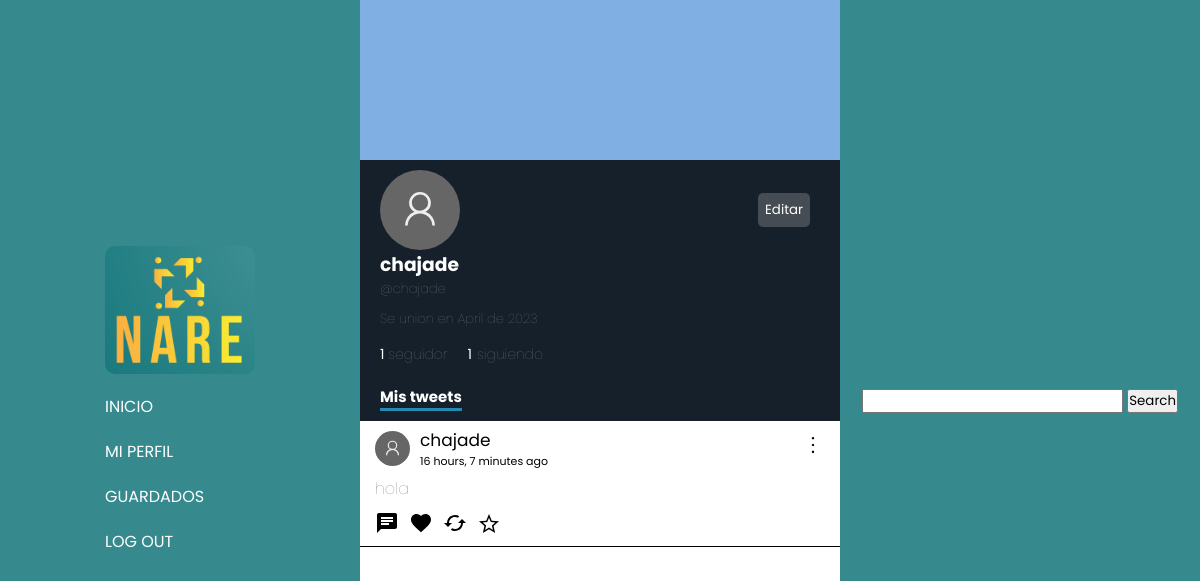
The app's page /profiles/chajade (signed in) with its own data.
### profiles/models.py (models this page shows, shortened)
class Profiles(models.Model):
    user = models.ForeignKey(User, null=True, on_delete=models.CASCADE )
    username = models.CharField(max_length=30, null=True, default="")
    keeps = models.ManyToManyField(Tweet, related_name='kept_by_profiles', blank=True)
    biography = models.TextField(max_length=250,  null=True, default="", blank=True)
    profileImage = models.ImageField(null=True, blank=True, upload_to='profileImages')
    followers = models.IntegerField(default=0)
    followers_users = models.ManyToManyField('self', symmetrical=False, related_name="followage", blank=True)
    followed_users = models.ManyToManyField('self', symmetrical=False, related_name='following', blank=True)
    birthday = models.DateField(null=True, default=timezone.now)
    created_at = models.DateTimeField(auto_now_add=True)

### tweets/models.py (models this page shows)
class Tweet(models.Model):
    user = models.ForeignKey(User, null=True, on_delete=models.CASCADE)
    content = models.TextField(max_length=180)
    created_at = models.DateTimeField(auto_now_add=True)
    likes = models.IntegerField(default=0)
    likes_users = models.ManyToManyField(User, related_name="likes_tweets")
    retweets = models.IntegerField(default=0)
    parent_tweet = models.IntegerField(null=True)

### profiles/views.py (the view)
# urls.py: path('profiles/<str:account>', views.myProfile, name="myProfile"),
def myProfile(request, account):
    cant_followers = 0
    cant_following = 0
    current_profile = ""
    current_profile = Profiles.objects.get(user__username = request.user.username)
    if request.user.is_authenticated and request.user.username == account:
        current_profile = Profiles.objects.get(user__username = request.user.username)
    user = Profiles.objects.get(username=account)
    followers = user.followers_users.all()
    following = user.followed_users.all()
    cant_following = user.followed_users.all().count()
    cant_followers = int(user.followers)
    tweets = Tweet.objects.filter(user__username=account).all()
    print(cant_followers)
    print(cant_following)
    cant_following = user.followed_users.all().count()
    return render(request, 'myProfile.html', {
        'usuario': user,
        'current_user': current_profile,
        'is_self': request.user.is_authenticated and request.user.username == account,
        'followers': followers,
        'cant_followers': cant_followers,
        'tweets': tweets,
        'cant_following': cant_following,
        'following': following
    })

### profiles/templates/myProfile.html (shortened to what this page needs)
{% extends 'base.html' %}
{% load static %}
    {% block content %}
    <link rel="stylesheet" href="{% static 'myProfile.css' %}">
    <link rel="stylesheet" href="{% static 'globalFeed.css' %}">
        <div class="profile">
            <div class="profile-banner">
            </div>
            <div class="profile-info">
                <div class="top">
                    {% if is_self %}
                        <button class="editButton">Editar</button>
                    {% endif %}
                </div>
                <div class="followName">
                    <h3 class="username">{{usuario.user.username}}</h3>
                </div>
                <h4 class="atName">@{{usuario.username}}</h4>
                <h4 class="createdAt">Se union en {{ usuario.created_at|date:"F" }} de {{ usuario.created_at|date:"Y" }}</h4>
                <div class="followers-info">
                    {% if cant_followers == 1 %}
                        <a href="#" class="cant_followers">{{cant_followers}} <span>seguidor</span></a>
                    {% else %}
                        <a href="#" class="cant_followers">{{cant_followers}} <span>seguidores</span></a>
                    {% endif %}
                    <a href="#" class="following">{{cant_following}}<span  class="cant_following">siguiendo</span></a>
                </div>
                <h1 class="myTweets">Mis tweets</h1>
            </div>
                <div class="tweets">
                    {% for tweet in tweets %}
                            {% include 'Tweet.html' %}
                    {% endfor %}
                </div>
            </div>
    {% endblock content %}

### tweets/templates/Tweet.html (shortened to what this page needs)
<a href="{% url 'tweetDetails' tweet.id %}" class="tweet">
    <div class="div-content" id="{{tweet.id}}">
        <div class="tweetHead">
            <div class="fotoPerfil">
                <form action="{% url 'myProfile' tweet.user.username %}" class="formName">
                    <button class="usernameTweet">{{tweet.user.username}}</button>
                    <p class="timeAgo">{{tweet.created_at|timesince}} ago</p>
                </form>
            </div>
            <div class="tweetOptions">
                <button  class="optionButtons" data="true"></button>
            </div>
        </div>
        <span class="tweetMessage">{{tweet.content}}</span>
        <div class="buttons">
            <button class="msgButton" id="{{tweet.id}}">
                    <svg class="msgSvg" xmlns="http://www.w3.org/2000/svg" height="24px" viewBox="0 0 24 24" width="24px" fill="#000000">
                        <path d="M0 0h24v24H0z" fill="none"/>
                        <path d="M20 2H4c-1.1 0-1.99.9-1.99 2L2 22l4-4h14c1.1 0 2-.9 2-2V4c0-1.1-.9-2-2-2zM6 9h12v2H6V9zm8 5H6v-2h8v2zm4-6H6V6h12v2z"/>
                    </svg>
                </button>
                <form action="{% url 'like' tweet.id %}" class="likeForm">
                    <button class="likeBtn">
                    </button>
                </form>
                <form>
                    <button>
                    </button>
                </form>
                <form action="{% url 'keepTweets' tweet.id %}">
                    <button>
                        {% if tweet in profile.keeps.all %}
                            <svg class="keepSvg saved" xmlns="http://www.w3.org/2000/svg" height="24px" viewBox="0 96 960 960" width="24px"><path fill="rgb(211, 165, 15)" d="m323 851 157-94 157 95-42-178 138-120-182-16-71-168-71 167-182 16 138 120-42 178Zm-90 125 65-281L80 506l288-25 112-265 112 265 288 25-218 189 65 281-247-149-247 149Zm247-355Z"/></svg>
                        {% else %}
                            <svg class="keepSvg" xmlns="http://www.w3.org/2000/svg" height="24px" viewBox="0 96 960 960" width="24px"><path d="m323 851 157-94 157 95-42-178 138-120-182-16-71-168-71 167-182 16 138 120-42 178Zm-90 125 65-281L80 506l288-25 112-265 112 265 288 25-218 189 65 281-247-149-247 149Zm247-355Z"/></svg>
                        {% endif %}
                    </button>
                </form>
            </div>
        </a>
    </div>

### tweets/static/base.css (style rules this page uses)
* { margin: 0; padding: 0; font-family: 'Poppins', sans-serif; }

### tweets/static/myProfile.css (style rules this page uses)
.profile { width: 100%; }
.profile-banner { height: 20vh; width: 100%; background-color: rgb(128, 175, 228); }
.profile-info { width: 100%; height: auto; background-color: rgba(22, 32, 42, 1); color: white; padding: 10px; padding-left: 20px; }
.atName, .createdAt { color: rgba(113, 118, 123, 1); font-weight: 100; font-size: 13px; }
.createdAt { margin-top: 10px; }
.followers-info { margin-top: 15px; display: flex; gap: 20px; }
.cant_followers, h4, .following { bottom: 0; text-decoration: none; color: white; font-size: 14px; }
.followName { display: flex; gap: 20px; }
.myTweets { font-size: 15px; margin-top: 20px; border-bottom: 3px solid rgb(37, 138, 179); display: inline-block; }
span { color: rgba(113, 118, 123, 1); font-weight: 100; }
.profile-info svg { width: 80px; }
.usernameTweet { background-color: transparent; border: none; cursor: pointer; }
.top { display: flex; justify-content: space-between; align-items: center; }
.editButton { margin-right: 50px; border-radius: 5px; background-color: rgba(113, 118, 123, 0.514); border: none; outline: none; cursor: pointer; padding: 7px; color: white; transition: background-color .3s ease, color .3s ease-in-out; }
.cant_following { padding-left: 5px; }

### tweets/static/globalFeed.css (style rules this page uses)
.tweetMessage { z-index: 1000000000000; cursor: default; }
.tweet { text-decoration: none; color: black; z-index: 0; }
.tweets { display: flex; flex-direction: column-reverse; width: 40vw; }
.div-content { display: flex; flex-direction: column; margin: 0 10px 10px 0; height: auto; padding-left: 15px; width: 100%; border-bottom: 1px solid black; }
.div-content .usernameTweet { text-decoration: none; color: black; background-color: transparent; border: none; font-size: 17px; cursor: pointer; }
.tweetHead { display: flex; justify-content: space-between; }
.tweetHead button { margin-right: 30px; background-color: transparent; border: none; cursor: pointer; }
.tweetOptions button { position: relative; color: white; font-size: 15px; z-index: 1000000; }
.tweetHead svg { width: 24px; }
.buttons { display: flex; }
.buttons button { background: transparent; border: none; padding: 10px 10px 5px 0; cursor: pointer; }
.likeForm { display: flex; align-items: center; }
.fotoPerfil { display: flex; gap: 10px; align-items: center; }
.fotoPerfil svg, .fotoPerfil button { width: 35px; }
.formName { font-size: 11px; gap: 20px; }

### records on screen
Profiles: user.username "chajade", username "chajade", created_at "April", created_at "2023"
Tweet: user.username "chajade", created_at "16 hours, 7 minutes", content "hola"

### other values on screen
{{ cant_followers }} "1"
{{ cant_following }} "1"
